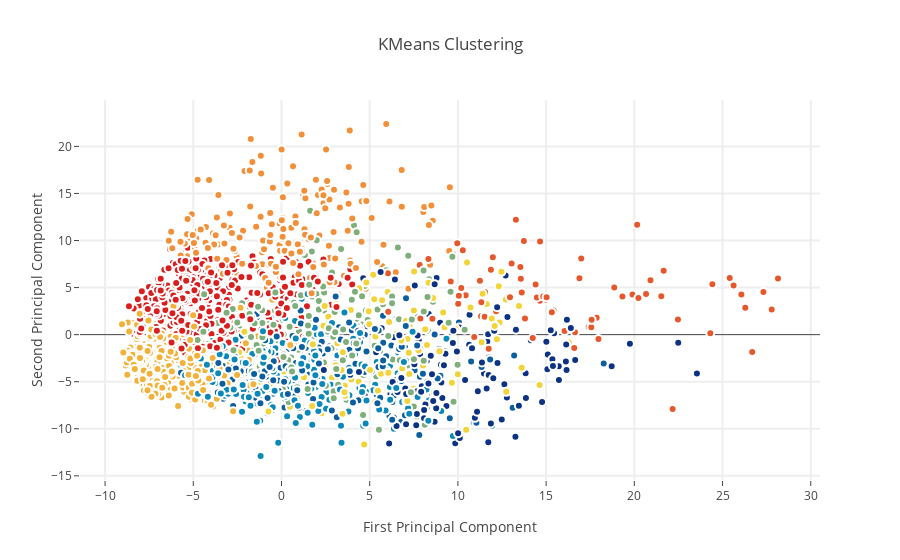

The code cell stored with this chart in its notebook:
### Markdown cell above
# k-means clustering to identify possible classes

### Code cell
from sklearn.cluster import KMeans
kmeans = KMeans(n_clusters=9)
X_clustered = kmeans.fit_predict(X_5d)
trace_Kmeans = go.Scatter(x=X_5d[:,0], y=X_5d[:, 1], mode="markers", showlegend=False, 
                          marker=dict(size=8, color=X_clustered, colorscale='Portland', showscale=False, 
                                      line =dict(width = 2, color='rgb(255, 255, 255)')))
layout = go.Layout(title= 'KMeans Clustering', hovermode= 'closest', 
                   xaxis= dict(title= 'First Principal Component', ticklen= 5, zeroline= False, gridwidth= 2,),
                   yaxis= dict(title= 'Second Principal Component',ticklen= 5, gridwidth= 2,),showlegend= True)

data = [trace_Kmeans]
fig1 = dict(data=data, layout= layout)
py.iplot(fig1, filename="svm")

### Figure 1 — Plotly figure (JSON) as saved in the notebook; plotly's stock layout.template omitted (floating-point values rounded to 4 significant figures; data arrays with more than 128 entries replaced by an {"elided": "..."} marker saying what was removed)
{"data": [{"marker": {"color": {"elided": "2000 int values"}, "colorscale": "Portland", "line": {"color": "rgb(255, 255, 255)", "width": 2}, "showscale": false, "size": 8}, "mode": "markers", "showlegend": false, "type": "scatter", "x": {"elided": "2000 float values"}, "y": {"elided": "2000 float values"}}], "layout": {"hovermode": "closest", "showlegend": true, "title": "KMeans Clustering", "xaxis": {"gridwidth": 2, "ticklen": 5, "title": "First Principal Component", "zeroline": false}, "yaxis": {"gridwidth": 2, "ticklen": 5, "title": "Second Principal Component"}}}
